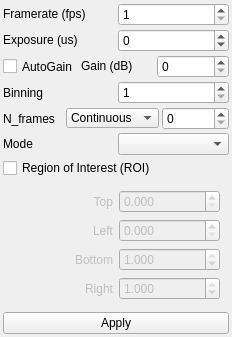
<?xml version="1.0" encoding="UTF-8"?>
<ui version="4.0">
 <class>CamSettings</class>
 <widget class="QWidget" name="CamSettings">
  <property name="geometry">
   <rect>
    <x>0</x>
    <y>0</y>
    <width>195</width>
    <height>312</height>
   </rect>
  </property>
  <property name="sizePolicy">
   <sizepolicy hsizetype="Preferred" vsizetype="Preferred">
    <horstretch>0</horstretch>
    <verstretch>0</verstretch>
   </sizepolicy>
  </property>
  <property name="maximumSize">
   <size>
    <width>65000</width>
    <height>65000</height>
   </size>
  </property>
  <property name="windowTitle">
   <string>Camera Settings</string>
  </property>
  <property name="toolTip">
   <string>Allows to check/set the most commonly used camera settings. The non available options are greyed out</string>
  </property>
  <layout class="QVBoxLayout" name="verticalLayout">
   <property name="spacing">
    <number>3</number>
   </property>
   <property name="sizeConstraint">
    <enum>QLayout::SetFixedSize</enum>
   </property>
   <property name="leftMargin">
    <number>3</number>
   </property>
   <property name="topMargin">
    <number>3</number>
   </property>
   <property name="rightMargin">
    <number>3</number>
   </property>
   <property name="bottomMargin">
    <number>3</number>
   </property>
   <item>
    <layout class="QHBoxLayout" name="horizontalLayout_4">
     <item>
      <widget class="QLabel" name="label_4">
       <property name="minimumSize">
        <size>
         <width>76</width>
         <height>0</height>
        </size>
       </property>
       <property name="maximumSize">
        <size>
         <width>16777215</width>
         <height>20</height>
        </size>
       </property>
       <property name="text">
        <string>Framerate (fps)</string>
       </property>
      </widget>
     </item>
     <item>
      <widget class="QSpinBox" name="framerate_spinBox">
       <property name="minimum">
        <number>1</number>
       </property>
       <property name="maximum">
        <number>2000</number>
       </property>
      </widget>
     </item>
    </layout>
   </item>
   <item>
    <layout class="QHBoxLayout" name="horizontalLayout">
     <item>
      <widget class="QLabel" name="label">
       <property name="minimumSize">
        <size>
         <width>76</width>
         <height>0</height>
        </size>
       </property>
       <property name="maximumSize">
        <size>
         <width>16777215</width>
         <height>20</height>
        </size>
       </property>
       <property name="text">
        <string>Exposure (us)</string>
       </property>
      </widget>
     </item>
     <item>
      <widget class="QSpinBox" name="exposure_spinBox">
       <property name="minimum">
        <number>-100</number>
       </property>
       <property name="maximum">
        <number>2000000</number>
       </property>
      </widget>
     </item>
    </layout>
   </item>
   <item>
    <layout class="QHBoxLayout" name="horizontalLayout_3">
     <item>
      <widget class="QCheckBox" name="autogain_checkBox">
       <property name="maximumSize">
        <size>
         <width>16777215</width>
         <height>17</height>
        </size>
       </property>
       <property name="text">
        <string>AutoGain</string>
       </property>
      </widget>
     </item>
     <item>
      <widget class="QLabel" name="label_2">
       <property name="maximumSize">
        <size>
         <width>16777215</width>
         <height>20</height>
        </size>
       </property>
       <property name="text">
        <string>Gain (dB)</string>
       </property>
      </widget>
     </item>
     <item>
      <widget class="QSpinBox" name="gain_spinBox">
       <property name="maximum">
        <number>50</number>
       </property>
      </widget>
     </item>
    </layout>
   </item>
   <item>
    <layout class="QHBoxLayout" name="horizontalLayout_2">
     <item>
      <widget class="QLabel" name="binning_label">
       <property name="minimumSize">
        <size>
         <width>76</width>
         <height>0</height>
        </size>
       </property>
       <property name="text">
        <string>Binning</string>
       </property>
      </widget>
     </item>
     <item>
      <widget class="QSpinBox" name="binning_spinBox">
       <property name="minimum">
        <number>1</number>
       </property>
       <property name="maximum">
        <number>4</number>
       </property>
      </widget>
     </item>
    </layout>
   </item>
   <item>
    <layout class="QHBoxLayout" name="horizontalLayout_5" stretch="0,0,0">
     <item>
      <widget class="QLabel" name="label_3">
       <property name="minimumSize">
        <size>
         <width>60</width>
         <height>0</height>
        </size>
       </property>
       <property name="toolTip">
        <string>Acquisition mode: 'continuous' is free run, 'nframes' allows to acquire an arbitratry number of frames</string>
       </property>
       <property name="text">
        <string>N_frames</string>
       </property>
      </widget>
     </item>
     <item>
      <widget class="QComboBox" name="nframes_comboBox">
       <property name="sizePolicy">
        <sizepolicy hsizetype="Expanding" vsizetype="Fixed">
         <horstretch>0</horstretch>
         <verstretch>0</verstretch>
        </sizepolicy>
       </property>
       <property name="minimumSize">
        <size>
         <width>80</width>
         <height>0</height>
        </size>
       </property>
       <property name="maximumSize">
        <size>
         <width>16777215</width>
         <height>20</height>
        </size>
       </property>
       <item>
        <property name="text">
         <string>Continuous</string>
        </property>
       </item>
       <item>
        <property name="text">
         <string>MultiFrame</string>
        </property>
       </item>
      </widget>
     </item>
     <item>
      <widget class="QSpinBox" name="nframes_spinBox">
       <property name="minimumSize">
        <size>
         <width>35</width>
         <height>0</height>
        </size>
       </property>
       <property name="maximum">
        <number>100000</number>
       </property>
      </widget>
     </item>
    </layout>
   </item>
   <item>
    <layout class="QHBoxLayout" name="horizontalLayout_6">
     <item>
      <widget class="QLabel" name="label_5">
       <property name="text">
        <string>Mode</string>
       </property>
      </widget>
     </item>
     <item>
      <widget class="QComboBox" name="mode_comboBox">
       <property name="minimumSize">
        <size>
         <width>70</width>
         <height>0</height>
        </size>
       </property>
       <property name="currentIndex">
        <number>-1</number>
       </property>
      </widget>
     </item>
    </layout>
   </item>
   <item>
    <layout class="QHBoxLayout" name="horizontalLayout_7">
     <item>
      <widget class="QCheckBox" name="roi_checkBox">
       <property name="text">
        <string>Region of Interest (ROI)</string>
       </property>
      </widget>
     </item>
    </layout>
   </item>
   <item>
    <widget class="QWidget" name="roi_verticalWidget" native="true">
     <property name="enabled">
      <bool>false</bool>
     </property>
     <layout class="QVBoxLayout" name="roi_vBoxLayout">
      <item>
       <layout class="QHBoxLayout" name="horizontalLayout_11">
        <item>
         <widget class="QLabel" name="label_7">
          <property name="text">
           <string>Top</string>
          </property>
          <property name="alignment">
           <set>Qt::AlignRight|Qt::AlignTrailing|Qt::AlignVCenter</set>
          </property>
         </widget>
        </item>
        <item>
         <widget class="QDoubleSpinBox" name="roi_top_doubleSpinBox">
          <property name="decimals">
           <number>3</number>
          </property>
          <property name="maximum">
           <double>1.000000000000000</double>
          </property>
          <property name="singleStep">
           <double>0.001000000000000</double>
          </property>
         </widget>
        </item>
       </layout>
      </item>
      <item>
       <layout class="QHBoxLayout" name="horizontalLayout_10">
        <item>
         <widget class="QLabel" name="label_8">
          <property name="text">
           <string>Left</string>
          </property>
          <property name="alignment">
           <set>Qt::AlignRight|Qt::AlignTrailing|Qt::AlignVCenter</set>
          </property>
         </widget>
        </item>
        <item>
         <widget class="QDoubleSpinBox" name="roi_left_doubleSpinBox">
          <property name="decimals">
           <number>3</number>
          </property>
          <property name="maximum">
           <double>1.000000000000000</double>
          </property>
          <property name="singleStep">
           <double>0.001000000000000</double>
          </property>
         </widget>
        </item>
       </layout>
      </item>
      <item>
       <layout class="QHBoxLayout" name="horizontalLayout_9">
        <item>
         <widget class="QLabel" name="label_9">
          <property name="text">
           <string>Bottom</string>
          </property>
          <property name="alignment">
           <set>Qt::AlignRight|Qt::AlignTrailing|Qt::AlignVCenter</set>
          </property>
         </widget>
        </item>
        <item>
         <widget class="QDoubleSpinBox" name="roi_bottom_doubleSpinBox">
          <property name="prefix">
           <string/>
          </property>
          <property name="decimals">
           <number>3</number>
          </property>
          <property name="maximum">
           <double>1.000000000000000</double>
          </property>
          <property name="singleStep">
           <double>0.001000000000000</double>
          </property>
          <property name="value">
           <double>1.000000000000000</double>
          </property>
         </widget>
        </item>
       </layout>
      </item>
      <item>
       <layout class="QHBoxLayout" name="horizontalLayout_8">
        <item>
         <widget class="QLabel" name="label_6">
          <property name="text">
           <string>Right</string>
          </property>
          <property name="alignment">
           <set>Qt::AlignRight|Qt::AlignTrailing|Qt::AlignVCenter</set>
          </property>
         </widget>
        </item>
        <item>
         <widget class="QDoubleSpinBox" name="roi_right_doubleSpinBox">
          <property name="decimals">
           <number>3</number>
          </property>
          <property name="maximum">
           <double>1.000000000000000</double>
          </property>
          <property name="singleStep">
           <double>0.001000000000000</double>
          </property>
          <property name="value">
           <double>1.000000000000000</double>
          </property>
         </widget>
        </item>
       </layout>
      </item>
     </layout>
    </widget>
   </item>
   <item>
    <widget class="QPushButton" name="apply_pushButton">
     <property name="enabled">
      <bool>true</bool>
     </property>
     <property name="maximumSize">
      <size>
       <width>16777215</width>
       <height>23</height>
      </size>
     </property>
     <property name="styleSheet">
      <string notr="true">QPushButton:pressed {background-color: blue;}</string>
     </property>
     <property name="text">
      <string>Apply</string>
     </property>
    </widget>
   </item>
  </layout>
 </widget>
 <resources/>
 <connections/>
</ui>
